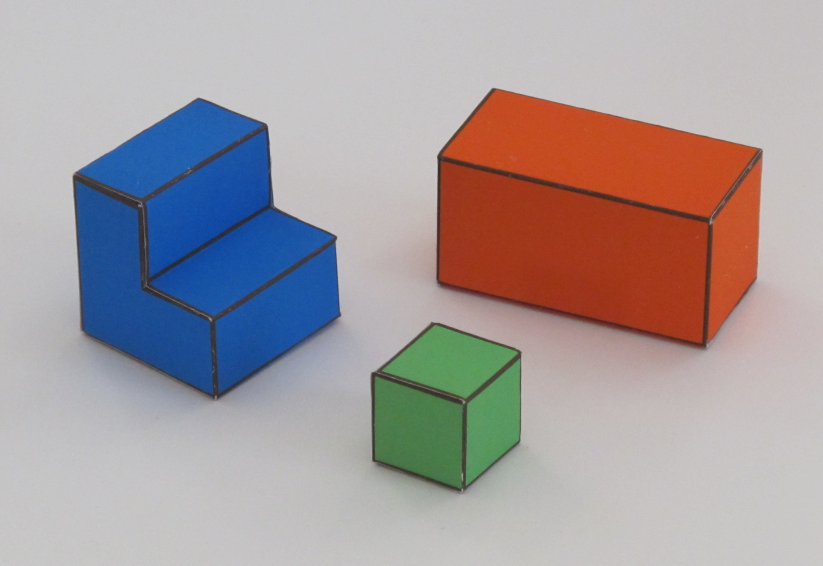
%> input picture lab-1/img1.jpg, 2469 x 1697 px (shown at 1/3 size)
$ octave simpleworldY.m   (GNU Octave 9; MATLAB toolbox functions it lacks are replaced by stand-ins)
%> lines starting %> are read from the running program, lines starting %| are printed output that depends on the picture; in (x1, y1, x2, y2) boxes, pixels count from 0 and x2, y2 are one past the last pixel; in counts of white or black regions, pixels touching at a corner belong together; the program's own positions count from 1
% 6.869 Advances in Computer Vision
% PSET 1
%%%%%%%%%%%%%%%%%%%%%%%%%%%%%%%%%%%%%%%%%%%%%%%%%%%%%%%%%%%%%%%%%%%%%%%%%%%%%%%%%%%%%%%%%%

close all
clear all

%% World paramaters
alpha = 35*pi/180;


%% Load image
img = imread('img1.jpg');
%> img is the input picture: size 1697x2469x3 uint8; mean R, G, B 165.7, 156.5, 158.7

img = double(imresize(img, [256 NaN], 'bilinear'));
%> img: size 256x373x3 double
[nrows ncols colors] = size(img);
%> nrows = 256; ncols = 373; colors = 3

% Figure/ground separation
ground = double(min(img,[],3)>110);
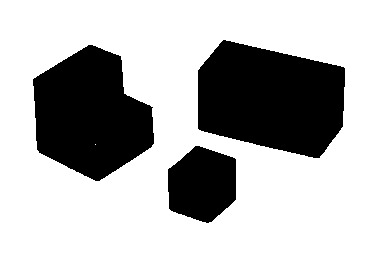
%> ground: size 256x373 double; values 0 (black) and 1 (white), 69.9% white; 3 black regions, box (x1, y1, x2, y2) and area: (198, 40, 345, 158) 13206, (33, 45, 154, 181) 11424, (168, 146, 236, 223) 4087
foreground = double(ground==0);

%%%%%%%%%%%%%%%%%%%%%%%%%%%%%%%%%%%%%%%%%%%%%%%%%%%%%%%%%%%%%%%%%%%%%%%%%%%%%%%%%%%%%%%%%%%%%%%%%
% Extract edges and orientations
m = mean(img,3);
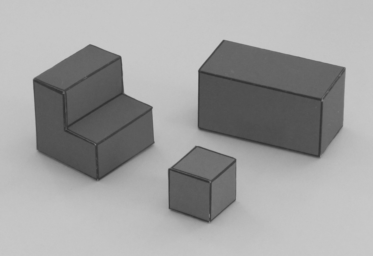
%> m: size 256x373 double; min 48.67, max 201.7, mean 160.3
dmdx = conv2(m, [-1 0 1; -2 0 2; -1 0 1], 'same');
dmdy = conv2(m, [-1 0 1; -2 0 2; -1 0 1]', 'same');
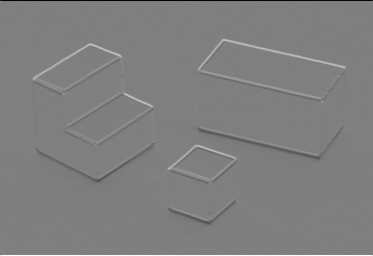
%> dmdy: size 256x373 double; min -802, max 800.3, mean 0; drawn with min black and max white

% Edge strength
mag = sqrt(dmdx.^2+dmdy.^2);
mag(1:end,1)=0;
mag(1,1:end)=0;
mag(1:end,end)=0;
mag(end,1:end)=0;

% Edge orientation
theta = atan2(dmdx, dmdy);
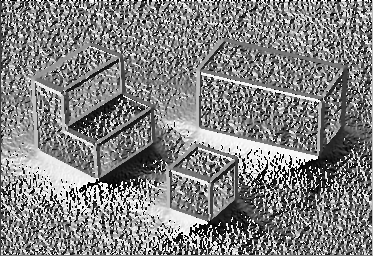
%> theta: size 256x373 double; min -3.14, max 3.14, mean 0.0575; drawn with min black and max white

edges = mag>30;
%> edges: size 256x373 logical; 9% white; 5 white regions (2 under 20 px), largest, box (x1, y1, x2, y2) and area: (31, 43, 157, 186) 3519, (194, 38, 347, 163) 3225, (166, 144, 241, 229) 1819
% Who owns the boundaries? the ground owns no boundaries. We set to zero
% all edges inside the ground.
edges = edges.*foreground;
%> edges: size 256x373 double; values 0 (black) and 1 (white), 6% white in thin lines or dots, all inside (x1, y1, x2, y2) = (33, 40, 345, 223)

% Classify orientation
vertical_edges = edges.*((theta<115*pi/180).*(theta>65*pi/180)+(theta<-65*pi/180).*(theta>-115*pi/180));
%> vertical_edges: size 256x373 double; values 0 (black) and 1 (white), 1.5% white; 37 white regions (26 under 20 px), largest, box (x1, y1, x2, y2) and area: (317, 102, 324, 156) 252, (61, 91, 70, 131) 205, (208, 183, 213, 220) 158
horizontal_edges = edges.*(1-vertical_edges);

%%%%%%%%%%%%%%%%%%%%%%%%%%%%%%%%%%%%%%%%%%%%%%%%%%%%%%%%%%%%%%%%%%%%%%%%%%%%%%%%%%%%%%%%%%%%%%%%%
% Occlusion and contact edges
%    vertical edges separating an horizontal surface from a vertical surface are occlusion boundaries
%    edges between the ground and horizontal surfaces
%    ground to foreground transitions (from top to botom) are occlusion
horizontal_ground_to_foreground_edges = (conv2(double(ground==1), [-1 -2 -1; 0 0 0; 1 2 1], 'same'))>0;
%> horizontal_ground_to_foreground_edges: size 256x373 logical; 1.5% white in thin lines or dots, all inside (x1, y1, x2, y2) = (0, 39, 373, 256)
horizontal_foreground_to_ground_edges = (conv2(double(ground==0), [-1 -2 -1; 0 0 0; 1 2 1], 'same'))>0;
%> horizontal_foreground_to_ground_edges: size 256x373 logical; 1.1% white in thin lines or dots, all inside (x1, y1, x2, y2) = (32, 85, 346, 224)
vertical_ground_to_foreground_edges = vertical_edges.*abs(conv2(double(ground==1), [-1 -2 -1; 0 0 0; 1 2 1]', 'same'))>0;
%> vertical_ground_to_foreground_edges: size 256x373 logical; 0.37% white in thin lines or dots, all inside (x1, y1, x2, y2) = (33, 57, 345, 208)

occlusion_edges = edges.*(vertical_ground_to_foreground_edges + horizontal_ground_to_foreground_edges);
contact_edges   = horizontal_edges.*(horizontal_foreground_to_ground_edges);
%> contact_edges: size 256x373 double; values 0 (black) and 1 (white), 0.5% white in thin lines or dots, all inside (x1, y1, x2, y2) = (37, 127, 342, 223)


E(:,:,1) = vertical_edges;
E(:,:,2) = horizontal_edges;
E(:,:,3) = zeros(size(occlusion_edges));
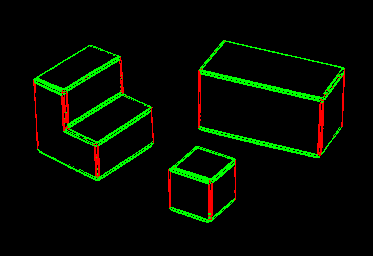
%> E: size 256x373x3 double; mean R, G, B 0.0148, 0.0453, 0

% edges and angles
figure
subplot(221)
imshow(uint8(img))
axis('off'); axis('equal')
title('Input image')
subplot(222)
imagesc(edges==0)
axis('off'); axis('equal')
title('Edges')
subplot(223)

% show normals
K = 3; % subsample
[ey,ex] = find(edges(1:K:end,1:K:end)); ey = (ey-1)*K+1; ex = (ex-1)*K+1;
%> after `[ey,ex] = find(edges(1:K:end,1:K:end))`: ey = 620 values from 15 to 75; ex = 620 values from 12 to 115
%> after `ey = (ey-1)*K+1`: ey = 620 values, max 223 at index 357, min 43 at index 406, mean 123.4
%> after `ex = (ex-1)*K+1`: ex = 620 values from 34 to 343
imagesc(max(mag(:))-mag)
hold on
dxe = dmdx(sub2ind(size(dmdx), ey, ex));
%> dxe = 620 values, max 553.3 at index 307, min -500 at index 217, mean 14.2
dye = dmdy(sub2ind(size(dmdy), ey, ex));
%> dye = 620 values, max 408.7 at index 228, min -287 at index 357, mean 6.42
n = sqrt(dxe.^2+dye.^2);
%> n = 620 values, max 553.4 at index 307, min 30.07 at index 548, mean 128.7
dxe = dxe./n; dye = dye./n;
%> after `dxe = dxe./n`: dxe = 620 values, max 1 at index 46, min -1 at index 619, mean 0.0182
%> after `dye = dye./n`: dye = 620 values, max 1 at index 106, min -1 at index 378, mean 0.0735
quiver(ex, ey, dxe, dye, .5, 'r');
axis('off'); axis('equal')
colormap(gray)
axis('ij')
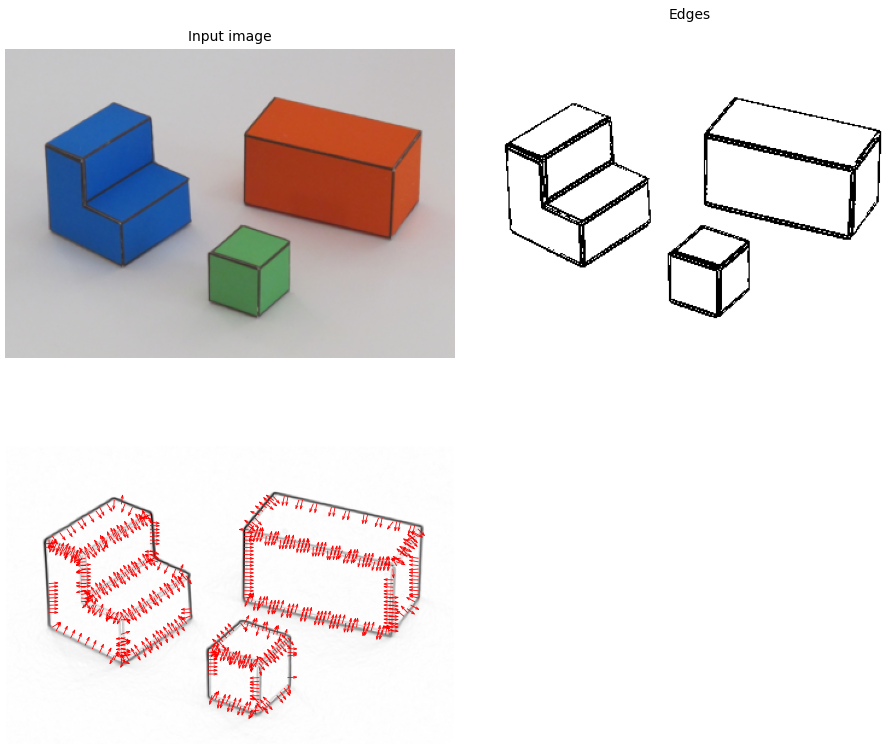
%> figure redrawn from the program's plot data, 3 panels


figure
subplot(221)
imshow(uint8(img))
axis('off'); axis('equal')
title('Input image')
subplot(222)
imagesc(E+repmat((edges==0), [1 1 3]))
axis('off'); axis('equal')
title('Edges')
subplot(223)
imagesc(1-(occlusion_edges>0))
axis('off'); axis('equal')
title('Occlusion boundaries')
colormap(gray)
subplot(224)
imagesc(1-contact_edges)
axis('off'); axis('equal')
title('Contact boundaries')
colormap(gray)
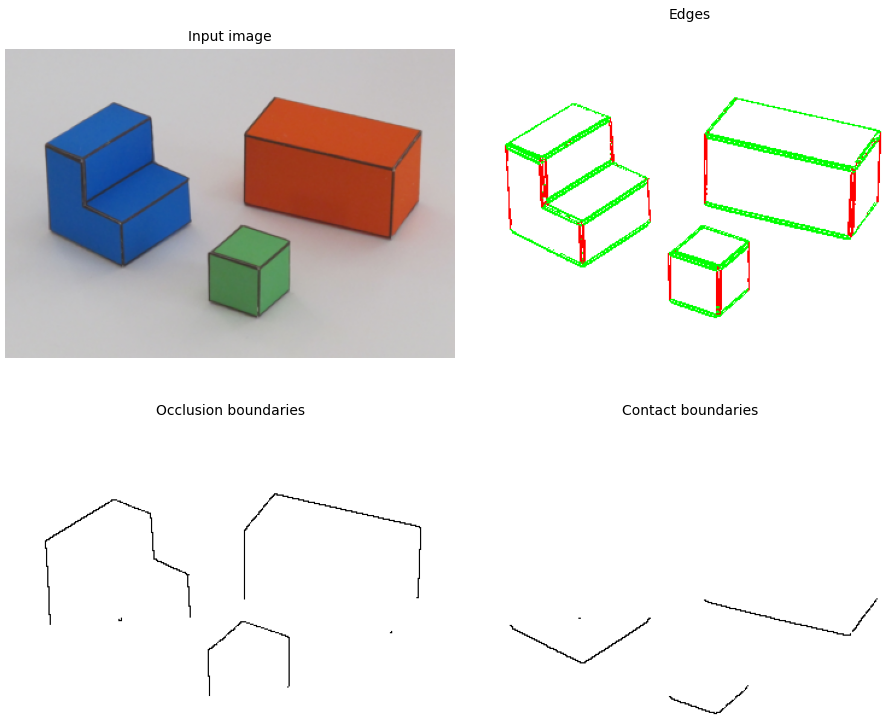
%> figure redrawn from the program's plot data, 4 panels

%%%%%%%%%%%%%%%%%%%%%%%%%%%%%%%%%%%%%%%%%%%%%%%%%%%%%%%%%%%%%%%%%%%%%%%%%%%%%%%%%%%%%%%%%%%%%%%%%
%% Initialize variables
Nconstraints = nrows*ncols*20;
%> Nconstraints = 1909760
Aij = zeros([3 3 Nconstraints]);
ii = zeros([Nconstraints 1]);
jj = zeros([Nconstraints 1]);
b = zeros([Nconstraints 1]);

V = zeros([nrows ncols]);
% create linear constraints
c = 0;
for i = 2:nrows-1
    for j = 2:ncols-1
        if ground(i,j)==1
            % Y = 0;
            c = c+1; % increment constraint counter
            Aij(:,:,c) = [0 0 0; 0 1 0; 0 0 0];
            ii(c) = i;
            jj(c) = j;
            b(c) = 1;
            V(i,j) = 0;
        else
            % Check if current neirborhood touches an edge
            edgesum = sum(sum(edges(i-1:i+1,j-1:j+1)));
            % Check if current neirborhood touches ground pixels
            groundsum = sum(sum(ground(i-1:i+1,j-1:j+1)));
            % Check if current neirborhood touches vertical pixels
            vericalsum = sum(sum(vertical_edges(i-1:i+1,j-1:j+1)));
            % Check if current neirborhood touches horizontal pixels
            horizontalsum = sum(sum(horizontal_edges(i-1:i+1,j-1:j+1)));
            % Orientation of edge (average over edge pixels in current
            % neirborhood)
            dx = sum(sum(dmdx(i-1:i+1,j-1:j+1).*edges(i-1:i+1,j-1:j+1)))/edgesum;
            dy = sum(sum(dmdy(i-1:i+1,j-1:j+1).*edges(i-1:i+1,j-1:j+1)))/edgesum;
            orientation = atan2(dx, dy);

            if contact_edges(i,j)==1
                % dY/dy = 0
                c = c+1;   % increment constraint counter
                Aij(:,:,c) = [0 0 0; 0 1 0; 0 -1 0]; % kernel
                ii(c) = i; % image location
                jj(c) = j;
                b(c)  = 0; % desired output
            end
            if vericalsum>0 && groundsum==0
                % dY/dy = 1/cos a
                c = c+1; % increment constraint counter
                Aij(:,:,c) = [-1 -2 -1; 0 0 0; 1 2 1]/8;
                ii(c) = i;
                jj(c) = j;
                b(c)  = 1/cos(alpha);
            end
            if horizontalsum>0 && groundsum==0 && vericalsum==0
                % dY/dt = 0
                c = c+1; % increment constraint counter
                Aij(:,:,c) = [-1 0 1; -2 0 2; -1 0 1]*-dy+[-1 -2 -1; 0 0 0; 1 2 1]*dx;
                ii(c) = i;
                jj(c) = j;
                b(c)  = 0;
            end
            if groundsum==0
                % laplacian = 0
                c = c+1; % increment constraint counter
                Aij(:,:,c) = 0.1*[0 0 0; -1 2 -1; 0 0 0]; % (0.1 is a weight to reduce the strength of this constraint)
                ii(c) = i;
                jj(c) = j;
                b(c) = 0;

                c = c+1; % increment constraint counter
                Aij(:,:,c) = 0.1*[0 -1 0; 0 2 0; 0 -1 0];
                ii(c) = i;
                jj(c) = j;
                b(c) = 0;

                c = c+1; % increment constraint counter
                Aij(:,:,c) = 0.1*[0 -1 1; 0 1 -1; 0 0 0];
                ii(c) = i;
                jj(c) = j;
                b(c) = 0;
            end
        end
    end
end
%> V: size 256x373 double; every value is 0
%> after the loop, c = 155674; dx = -48.67; dy = -181.3; edgesum = 5; groundsum = 4; horizontalsum = 5; orientation = -2.88; vericalsum = 0

%%%%%%%%%%%%%%%%%%%%%%%%%%%%%%%%%%%%%%%%%%%%%%%%%%%%%%%%%%%%%%%%%%%%%%%%%%%%%%%%%%%%%%%%%%%%%%%%%
% Solve for Z
% Create sparse matrices
ii = ii(1:c); jj = jj(1:c); Aij = Aij(:,:,1:c); b = b(1:c);
%> (the run ends here)

$ run again, with lab-1/问题2-透视投影.jpg copied over lab-1/img1.jpg
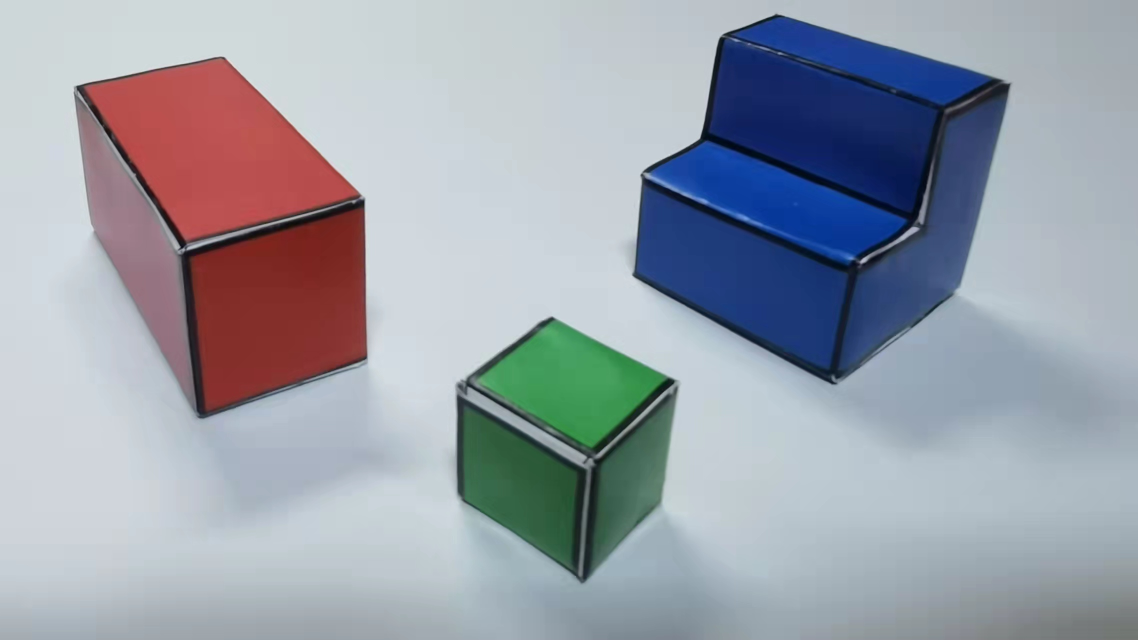
%> input picture lab-1/问题2-透视投影.jpg, 2276 x 1279 px (shown at 1/2 size)
%> img is the input picture: size 1279x2276x3 uint8; mean R, G, B 153.7, 159.4, 170
%> img: size 256x456x3 double
%> `ground = double(min(img,[],3)>110);`:
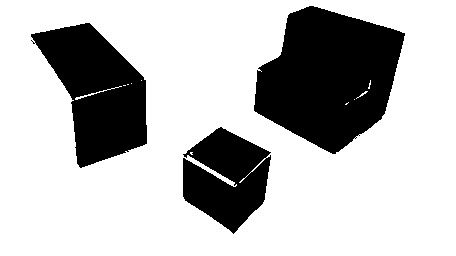
%> ground: size 256x456 double; values 0 (black) and 1 (white), 73.7% white; 3 black regions, box (x1, y1, x2, y2) and area: (254, 6, 405, 154) 14939, (31, 23, 147, 168) 9618, (183, 127, 271, 234) 6134
%> vertical_edges: size 256x456 double; values 0 (black) and 1 (white), 1.9% white; 87 white regions (77 under 20 px), largest, box (x1, y1, x2, y2) and area: (227, 184, 243, 231) 455, (71, 102, 84, 165) 361, (365, 44, 381, 93) 343
%> horizontal_edges: size 256x456 double; values 0 (black) and 1 (white), 5.1% white; 38 white regions (31 under 20 px), largest, box (x1, y1, x2, y2) and area: (258, 52, 373, 111) 1651, (183, 127, 271, 190) 1131, (31, 23, 146, 104) 1115
%> horizontal_ground_to_foreground_edges: size 256x456 logical; 1.7% white in thin lines or dots
%> horizontal_foreground_to_ground_edges: size 256x456 logical; 1.5% white in thin lines or dots, all inside (x1, y1, x2, y2) = (30, 35, 406, 235)
%> vertical_ground_to_foreground_edges: size 256x456 logical; 0.41% white in thin lines or dots, all inside (x1, y1, x2, y2) = (31, 16, 405, 228)
%> contact_edges: size 256x456 double; values 0 (black) and 1 (white), 0.68% white in thin lines or dots, all inside (x1, y1, x2, y2) = (31, 36, 384, 234)
%> ey = 913 values from 3 to 78; ex = 913 values from 12 to 135
%> ey = 913 values, max 232 at index 335, min 7 at index 596, mean 109.8
%> ex = 913 values from 34 to 403
%> `dxe = dmdx(sub2ind(size(dmdx), ey, ex));`: dxe = 913 values, max 665.7 at index 515, min -459.7 at index 822, mean 2.44
%> `dye = dmdy(sub2ind(size(dmdy), ey, ex));`: dye = 913 values, max 581.3 at index 71, min -466.3 at index 422, mean 7.31
%> n = 913 values, max 672.1 at index 515, min 30 at index 182, mean 159.2
%> `dxe = dxe./n`: dxe = 913 values, max 1 at index 215, min -1 at index 361, mean -0.0886
%> `dye = dye./n`: dye = 913 values, max 1 at index 686, min -1 at index 685, mean 0.00536
%> `colormap(gray)`:
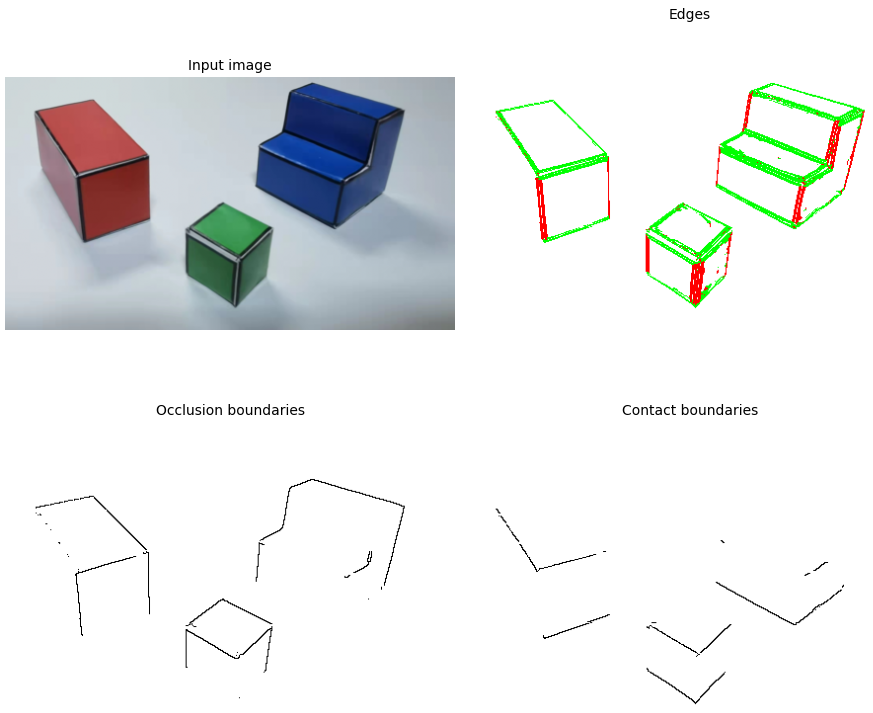
%> figure redrawn from the program's plot data, 4 panels
%> after the loop `for i = 2:nrows-1`: c = 180601; dx = -5.25; dy = -272.6; edgesum = 4; groundsum = 5; horizontalsum = 4; orientation = -3.12; vericalsum = 0
